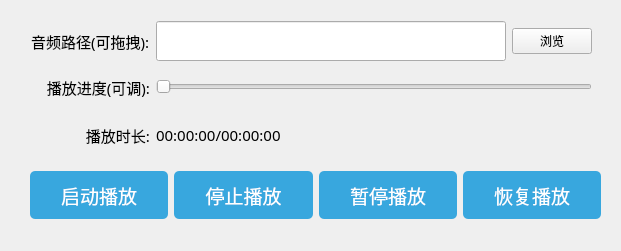
<?xml version="1.0" encoding="UTF-8"?>
<ui version="4.0">
 <class>MyAudioPlayer</class>
 <widget class="QWidget" name="MyAudioPlayer">
  <property name="geometry">
   <rect>
    <x>0</x>
    <y>0</y>
    <width>621</width>
    <height>251</height>
   </rect>
  </property>
  <property name="windowTitle">
   <string>Form</string>
  </property>
  <widget class="QWidget" name="layoutWidget_2">
   <property name="geometry">
    <rect>
     <x>30</x>
     <y>170</y>
     <width>571</width>
     <height>50</height>
    </rect>
   </property>
   <layout class="QHBoxLayout" name="horizontalLayout_3">
    <item>
     <widget class="QPushButton" name="btn_start">
      <property name="minimumSize">
       <size>
        <width>0</width>
        <height>48</height>
       </size>
      </property>
      <property name="styleSheet">
       <string notr="true">QPushButton{	
				font-family:&quot;Microsoft Yahei&quot;;  				
        border: none;
border-radius:5px;          
				color: rgb(255,255,255);
				background: rgb(56,167,222);  
				font-size: 19px;				/*14榜*/
}
 
QPushButton:hover {									 
        
        padding-bottom: 0px;
        background: rgb(66,177,232);  
      
}
QPushButton:pressed {		
        background: rgb(56,167,222);  
} </string>
      </property>
      <property name="text">
       <string>启动播放</string>
      </property>
     </widget>
    </item>
    <item>
     <widget class="QPushButton" name="btn_stop">
      <property name="minimumSize">
       <size>
        <width>0</width>
        <height>48</height>
       </size>
      </property>
      <property name="styleSheet">
       <string notr="true">QPushButton{	
				font-family:&quot;Microsoft Yahei&quot;;  				
        border: none;
border-radius:5px;          
				color: rgb(255,255,255);
				background: rgb(56,167,222);  
				font-size: 19px;				/*14榜*/
}
 
QPushButton:hover {									 
        
        padding-bottom: 0px;
        background: rgb(66,177,232);  
      
}
QPushButton:pressed {		
        background: rgb(56,167,222);  
} </string>
      </property>
      <property name="text">
       <string>停止播放</string>
      </property>
     </widget>
    </item>
    <item>
     <widget class="QPushButton" name="btn_pause">
      <property name="minimumSize">
       <size>
        <width>0</width>
        <height>48</height>
       </size>
      </property>
      <property name="styleSheet">
       <string notr="true">QPushButton{	
				font-family:&quot;Microsoft Yahei&quot;;  				
        border: none;
border-radius:5px;          
				color: rgb(255,255,255);
				background: rgb(56,167,222);  
				font-size: 19px;				/*14榜*/
}
 
QPushButton:hover {									 
        
        padding-bottom: 0px;
        background: rgb(66,177,232);  
      
}
QPushButton:pressed {		
        background: rgb(56,167,222);  
} </string>
      </property>
      <property name="text">
       <string>暂停播放</string>
      </property>
     </widget>
    </item>
    <item>
     <widget class="QPushButton" name="btn_resume">
      <property name="minimumSize">
       <size>
        <width>0</width>
        <height>48</height>
       </size>
      </property>
      <property name="styleSheet">
       <string notr="true">QPushButton{	
				font-family:&quot;Microsoft Yahei&quot;;  				
        border: none;
border-radius:5px;          
				color: rgb(255,255,255);
				background: rgb(56,167,222);  
				font-size: 19px;				/*14榜*/
}
 
QPushButton:hover {									 
        
        padding-bottom: 0px;
        background: rgb(66,177,232);  
      
}
QPushButton:pressed {		
        background: rgb(56,167,222);  
} </string>
      </property>
      <property name="text">
       <string>恢复播放</string>
      </property>
     </widget>
    </item>
   </layout>
  </widget>
  <widget class="QWidget" name="layoutWidget">
   <property name="geometry">
    <rect>
     <x>31</x>
     <y>21</y>
     <width>561</width>
     <height>136</height>
    </rect>
   </property>
   <layout class="QGridLayout" name="gridLayout_3">
    <item row="0" column="0">
     <widget class="QLabel" name="label_3">
      <property name="minimumSize">
       <size>
        <width>0</width>
        <height>40</height>
       </size>
      </property>
      <property name="font">
       <font>
        <family>微软雅黑</family>
        <pointsize>11</pointsize>
        <weight>50</weight>
        <bold>false</bold>
       </font>
      </property>
      <property name="text">
       <string>音频路径(可拖拽):</string>
      </property>
     </widget>
    </item>
    <item row="0" column="1">
     <layout class="QHBoxLayout" name="horizontalLayout_4">
      <item>
       <widget class="QLineEdit" name="line_audioPath">
        <property name="minimumSize">
         <size>
          <width>0</width>
          <height>40</height>
         </size>
        </property>
       </widget>
      </item>
      <item>
       <widget class="QPushButton" name="btn_browse">
        <property name="text">
         <string>浏览</string>
        </property>
       </widget>
      </item>
     </layout>
    </item>
    <item row="1" column="0">
     <widget class="QLabel" name="label_15">
      <property name="minimumSize">
       <size>
        <width>0</width>
        <height>40</height>
       </size>
      </property>
      <property name="font">
       <font>
        <family>微软雅黑</family>
        <pointsize>11</pointsize>
        <weight>50</weight>
        <bold>false</bold>
       </font>
      </property>
      <property name="text">
       <string>播放进度(可调):</string>
      </property>
      <property name="alignment">
       <set>Qt::AlignRight|Qt::AlignTrailing|Qt::AlignVCenter</set>
      </property>
     </widget>
    </item>
    <item row="1" column="1">
     <widget class="QSlider" name="slider">
      <property name="minimumSize">
       <size>
        <width>0</width>
        <height>40</height>
       </size>
      </property>
      <property name="minimum">
       <number>0</number>
      </property>
      <property name="singleStep">
       <number>0</number>
      </property>
      <property name="pageStep">
       <number>0</number>
      </property>
      <property name="orientation">
       <enum>Qt::Horizontal</enum>
      </property>
     </widget>
    </item>
    <item row="2" column="0">
     <widget class="QLabel" name="label_14">
      <property name="minimumSize">
       <size>
        <width>0</width>
        <height>40</height>
       </size>
      </property>
      <property name="font">
       <font>
        <family>微软雅黑</family>
        <pointsize>11</pointsize>
        <weight>50</weight>
        <bold>false</bold>
       </font>
      </property>
      <property name="text">
       <string>播放时长:</string>
      </property>
      <property name="alignment">
       <set>Qt::AlignRight|Qt::AlignTrailing|Qt::AlignVCenter</set>
      </property>
     </widget>
    </item>
    <item row="2" column="1">
     <widget class="QLabel" name="label_duration">
      <property name="minimumSize">
       <size>
        <width>0</width>
        <height>40</height>
       </size>
      </property>
      <property name="font">
       <font>
        <family>微软雅黑</family>
        <pointsize>11</pointsize>
        <weight>50</weight>
        <bold>false</bold>
       </font>
      </property>
      <property name="text">
       <string>00:00:00/00:00:00</string>
      </property>
     </widget>
    </item>
   </layout>
  </widget>
 </widget>
 <resources/>
 <connections/>
</ui>
